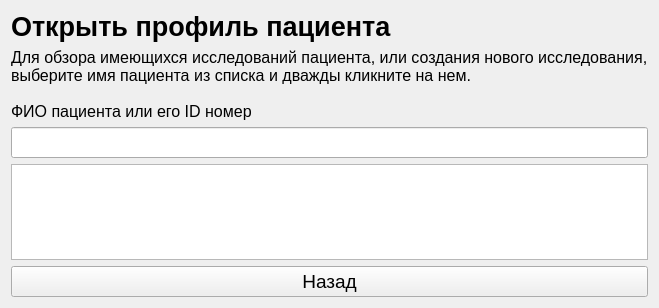
<?xml version="1.0" encoding="UTF-8"?>
<ui version="4.0">
 <class>PatientsListWidget</class>
 <widget class="QWidget" name="PatientsListWidget">
  <property name="geometry">
   <rect>
    <x>0</x>
    <y>0</y>
    <width>644</width>
    <height>308</height>
   </rect>
  </property>
  <property name="windowTitle">
   <string>Form</string>
  </property>
  <layout class="QVBoxLayout" name="verticalLayout">
   <item>
    <widget class="QLabel" name="openPatientLabel">
     <property name="font">
      <font>
       <pointsize>20</pointsize>
       <weight>75</weight>
       <bold>true</bold>
      </font>
     </property>
     <property name="text">
      <string>Открыть профиль пациента</string>
     </property>
    </widget>
   </item>
   <item>
    <widget class="QLabel" name="openInfoLabel">
     <property name="font">
      <font>
       <pointsize>12</pointsize>
      </font>
     </property>
     <property name="text">
      <string>Для обзора имеющихся исследований пациента, или создания нового исследования,
выберите имя пациента из списка и дважды кликните на нем.

ФИО пациента или его ID номер</string>
     </property>
    </widget>
   </item>
   <item>
    <widget class="QLineEdit" name="nameFilterEdit">
     <property name="font">
      <font>
       <pointsize>14</pointsize>
      </font>
     </property>
    </widget>
   </item>
   <item>
    <widget class="QTableView" name="patientsTableView"/>
   </item>
   <item>
    <widget class="QPushButton" name="backPatientListButton">
     <property name="font">
      <font>
       <pointsize>14</pointsize>
      </font>
     </property>
     <property name="text">
      <string>Назад</string>
     </property>
    </widget>
   </item>
  </layout>
 </widget>
 <resources/>
 <connections/>
</ui>
